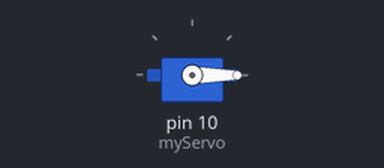
The sketch below on a simulated Arduino Uno, built with avr-gcc and run on an emulated ATmega328P. Shown: servo.

Above: at 0.05 s.
Timing chart, 0 to 3.5 s (numbered marks = the images above):
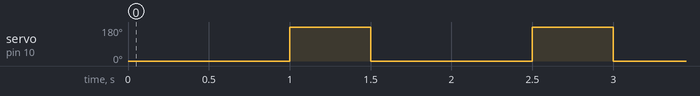

The sketch:

servo.ino
```cpp
#include <Servo.h>

Servo myServo;

void setup() {
  // put your setup code here, to run once:
  myServo.attach(10);

}

void loop() {
  // put your main code here, to run repeatedly:
  myServo.write(0);
  delay(1000);
  myServo.write(180);
  delay(500);
}


int absVal(int x){
  if (x >= 0){
    return x;
  }else{
    return -x;
  }
}

// built-in functions
```

Measured:
- by itself, servo on pin 10 (myServo): alternates 180° for 0.50 s and 0° for 1.0 s
